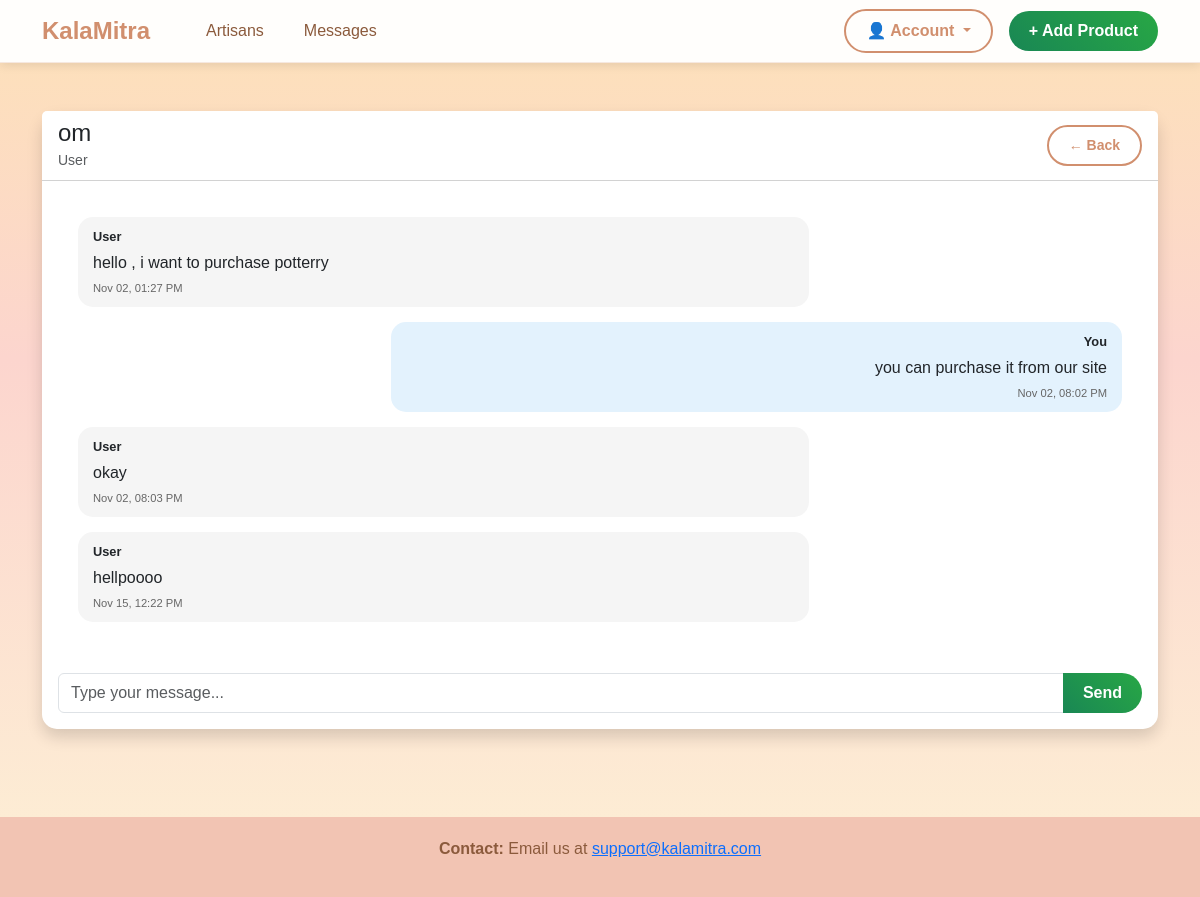
/chat/1 (signed in), run on the app's committed database.
### models.py (models this page shows, shortened)
class User(db.Model):
    __tablename__ = 'users'
    id = db.Column(db.Integer, primary_key=True)
    name = db.Column(db.String(100), nullable=False)
    email = db.Column(db.String(120), unique=True, nullable=False)
    password = db.Column(db.String(255), nullable=False)
    created_at = db.Column(db.DateTime, default=get_ist_time)
    wishlists = db.relationship('Wishlist', backref='user', lazy=True, cascade='all, delete-orphan')
    chats = db.relationship('Chat', backref='user', lazy=True, cascade='all, delete-orphan')
    ratings = db.relationship('Rating', backref='user', lazy=True, cascade='all, delete-orphan')

class Message(db.Model):
    __tablename__ = 'messages'
    id = db.Column(db.Integer, primary_key=True)
    chat_id = db.Column(db.Integer, db.ForeignKey('chats.id'), nullable=False)
    sender_id = db.Column(db.Integer, nullable=False)
    sender_type = db.Column(db.String(20), nullable=False)  # 'user' or 'artisan'
    content = db.Column(db.Text, nullable=False)
    timestamp = db.Column(db.DateTime, default=get_ist_time)

### app.py (the view)
@app.route('/chat/<int:chat_id>')
def chat_view(chat_id):
    if 'user_id' not in session:
        flash('Please login first!', 'error')
        return redirect(url_for('login'))
    chat = Chat.query.get_or_404(chat_id)
    if session.get('user_type') == 'user' and chat.user_id != session['user_id']:
        flash('Unauthorized!', 'error')
        return redirect(url_for('chat_list'))
    elif session.get('user_type') == 'artisan' and chat.artisan_id != session['user_id']:
        flash('Unauthorized!', 'error')
        return redirect(url_for('chat_list'))
    messages = Message.query.filter_by(chat_id=chat_id).order_by(Message.timestamp).all()
    return render_template('chat_view.html', chat=chat, messages=messages)

### templates/chat_view.html (shortened to what this page needs)
{% extends "base.html" %}
{% block content %}
<div class="container main-content">
    <div class="card shadow">
        <div class="card-header bg-white">
            <div class="d-flex justify-content-between align-items-center">
                <div>
                    {% if session.user_type == 'user' %}
                        <h4 class="mb-0">{{ chat.artisan.name }}</h4>
                        <small class="text-muted">{{ chat.artisan.craft_type }}</small>
                    {% else %}
                        <h4 class="mb-0">{{ chat.user.name }}</h4>
                        <small class="text-muted">User</small>
                    {% endif %}
                </div>
                <a href="{{ url_for('chat_list') }}" class="btn btn-outline-primary-custom btn-sm">← Back</a>
            </div>
        </div>
        <div class="card-body">
            <div class="chat-container mb-3">
                {% for message in messages %}
                <div class="message {% if message.sender_type == session.user_type %}message-user{% else %}message-artisan{% endif %}">
                    <div class="message-sender">
                        {% if message.sender_type == 'user' %}
                            {% if message.sender_type == session.user_type %}You{% else %}User{% endif %}
                        {% else %}
                            {% if message.sender_type == session.user_type %}You{% else %}Artisan{% endif %}
                        {% endif %}
                    </div>
                    <div>{{ message.content }}</div>
                    <div class="message-time">{{ message.timestamp.strftime('%b %d, %I:%M %p') }}</div>
                </div>
                {% endfor %}
            </div>
            <form method="POST" action="{{ url_for('send_message', chat_id=chat.id) }}">
                <div class="input-group">
                    <input type="text" class="form-control" name="message"
                           placeholder="Type your message..." required>
                    <button type="submit" class="btn btn-create">Send</button>
                </div>
            </form>
        </div>
    </div>
</div>
{% endblock %}

### templates/base.html (style rules this page uses)
body { margin: 0; font-family: Arial, sans-serif; background: linear-gradient(180deg, #fde2b8 0%, #fcd5ce 40%, #fdf0d5 100%); background-attachment: fixed; min-height: 100vh; }
.btn-create { background: linear-gradient(45deg, #198754, #28a745); border: none; color: white; font-weight: 600; padding: 8px 20px; border-radius: 25px; transition: transform 0.2s ease, box-shadow 0.2s ease; }
.btn-outline-primary-custom { border: 2px solid #d18f6e; color: #d18f6e; font-weight: 600; padding: 8px 20px; border-radius: 25px; transition: all 0.2s ease; }
.main-content { margin-top: 0; padding-top: 3rem; padding-bottom: 3rem; }
.card { border-radius: 15px; transition: transform 0.3s ease, box-shadow 0.3s ease; border: none; }

### templates/chat_view.html (style rules this page uses)
.chat-container { background: white; border-radius: 15px; padding: 20px; max-height: 600px; overflow-y: auto; }
.message { margin-bottom: 15px; padding: 10px 15px; border-radius: 15px; max-width: 70%; }
.message-user { background: #e3f2fd; margin-left: auto; text-align: right; }
.message-artisan { background: #f5f5f5; margin-right: auto; }
.message-sender { font-size: 0.8rem; font-weight: bold; margin-bottom: 5px; }
.message-time { font-size: 0.7rem; color: #666; margin-top: 5px; }

### data on the page
User: user.name "om"
Message: sender_type "User", content "hello , i want to purchase potterry", timestamp "Nov 02, 01:27 PM"
Message: sender_type "You", content "you can purchase it from our site", timestamp "Nov 02, 08:02 PM"
Message: sender_type "User", content "okay", timestamp "Nov 02, 08:03 PM"
Message: sender_type "User", content "hellpoooo", timestamp "Nov 15, 12:22 PM"
